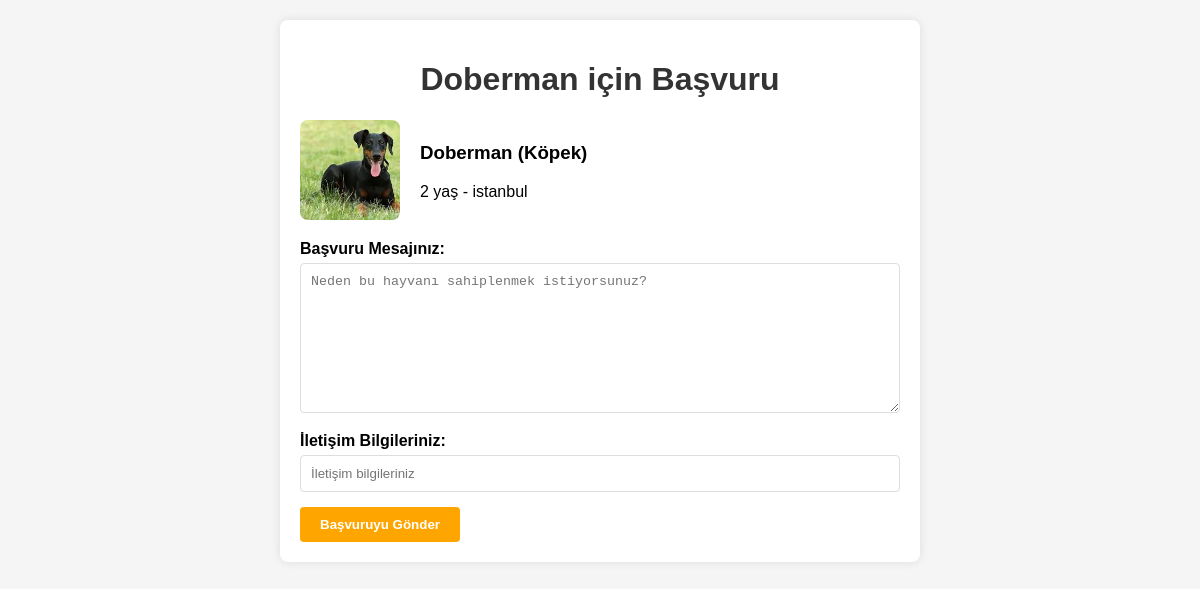
The page /pet/13/apply/ (signed in) on the database its author committed.
### web/models.py (models this page shows, shortened)
class Pet(models.Model):
    CITY_CHOICES = [
    ('istanbul', 'İstanbul'),
    ('ankara', 'Ankara'),
    ('izmir', 'İzmir'),
]
    PET_TYPE_CHOICES = [
        ('cat', 'Kedi'),
        ('dog', 'Köpek'),
    ]
    GENDER_CHOICES = [
        ('male', 'Erkek'),
        ('female', 'Dişi'),
    ]
    owner = models.ForeignKey(User, on_delete=models.CASCADE, related_name='pets')
    pet_type = models.CharField(max_length=10, choices=PET_TYPE_CHOICES)
    breed = models.CharField(max_length=100)
    age = models.PositiveIntegerField()
    gender = models.CharField(max_length=10, choices=GENDER_CHOICES)
    city = models.CharField(max_length=50, choices=CITY_CHOICES)
    description = models.TextField()
    photo = models.ImageField(upload_to='pet_photos/')
    created_at = models.DateTimeField(auto_now_add=True)
    is_active = models.BooleanField(default=True)
    def get_pet_type_display(self):
        return dict(self.PET_TYPE_CHOICES).get(self.pet_type, self.pet_type)
    class Meta:
        verbose_name = "Hayvan İlanı"
        verbose_name_plural = "Hayvan İlanları"
        ordering = ['-created_at']  # Yeniden eskiye sıralama

### web/views.py (the view)
# urls.py: path('pet/<int:pet_id>/apply/', views.apply_pet, name='apply_pet'),
@login_required
def apply_pet(request, pet_id):
    pet = get_object_or_404(Pet, id=pet_id)
    if request.method == 'POST':
        form = ApplicationForm(request.POST)
        if form.is_valid():
            application = form.save(commit=False)
            application.pet = pet
            application.applicant = request.user
            application.save()
            return redirect('profile')
    else:
        form = ApplicationForm()
    return render(request, 'web/apply_pet.html', {'form': form, 'pet': pet})

### web/forms.py
class ApplicationForm(forms.ModelForm):
    class Meta:
        model = Application
        fields = ['message', 'contact_info']
        widgets = {
            'message': forms.Textarea(attrs={
                'placeholder': 'Neden bu hayvanı sahiplenmek istiyorsunuz?'
            }),
            'contact_info': forms.TextInput(attrs={
                'placeholder': 'İletişim bilgileriniz'
            })
        }
        labels = {
            'message': 'Başvuru Mesajınız',
            'contact_info': 'İletişim Bilgileriniz'
        }

### web/templates/web/apply_pet.html (shortened to what this page needs)
<!DOCTYPE html>
<html lang="tr">
  <head>
  </head>
  <body>
    <div class="container">
      <h1>{{ pet.breed }} için Başvuru</h1>
      <div class="pet-info">
        <img
          src="{{ pet.photo.url }}"
          alt="{{ pet.breed }}"
          class="pet-image"
        />
        <div>
          <h3>{{ pet.breed }} ({{ pet.get_pet_type_display }})</h3>
          <p>{{ pet.age }} yaş - {{ pet.city }}</p>
        </div>
      </div>
      <form method="post">
        <div class="form-group">
          <label for="id_message">Başvuru Mesajınız:</label>
          {{ form.message }}
        </div>
        <div class="form-group">
          <label for="id_contact_info">İletişim Bilgileriniz:</label>
          {{ form.contact_info }}
        </div>
        <button type="submit" class="submit-btn">Başvuruyu Gönder</button>
      </form>
    </div>
  </body>
</html>

### web/templates/web/apply_pet.html (style rules this page uses)
body { font-family: Arial, sans-serif; background-color: #f5f5f5; margin: 0; padding: 20px; }
.container { max-width: 600px; margin: 0 auto; background: white; padding: 20px; border-radius: 8px; box-shadow: 0 0 10px rgba(0, 0, 0, 0.1); }
h1 { color: #333; text-align: center; }
.pet-info { display: flex; margin-bottom: 20px; align-items: center; }
.pet-image { width: 100px; height: 100px; object-fit: cover; border-radius: 8px; margin-right: 20px; }
.form-group { margin-bottom: 15px; }
label { display: block; margin-bottom: 5px; font-weight: bold; }
textarea, input { width: 100%; padding: 10px; border: 1px solid #ddd; border-radius: 4px; box-sizing: border-box; }
textarea { height: 150px; resize: vertical; }
.submit-btn { background-color: #ffa500; color: white; border: none; padding: 10px 20px; border-radius: 4px; cursor: pointer; font-weight: bold; }

### rows shown on the page
Pet: breed "Doberman", photo (picture), pet_type "Köpek", age "2", city "istanbul"
